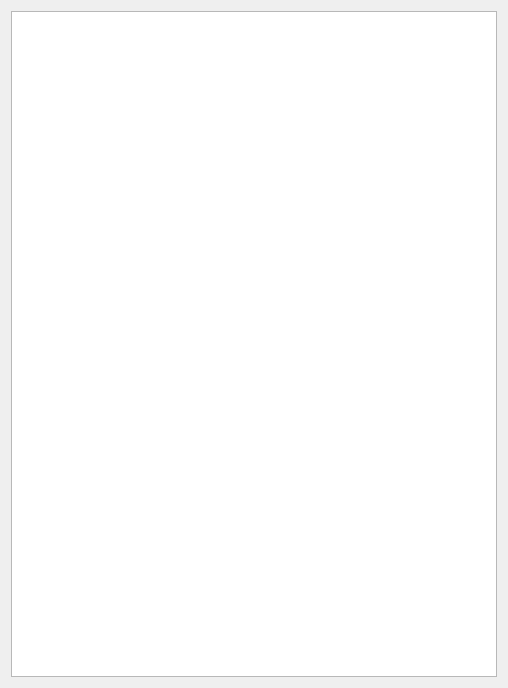
<?xml version="1.0" encoding="UTF-8"?>
<ui version="4.0">
 <class>DocumentationDialog</class>
 <widget class="QDialog" name="DocumentationDialog">
  <property name="geometry">
   <rect>
    <x>0</x>
    <y>0</y>
    <width>508</width>
    <height>688</height>
   </rect>
  </property>
  <property name="windowTitle">
   <string>Documentation</string>
  </property>
  <layout class="QVBoxLayout" name="verticalLayout">
   <item>
    <widget class="QTextBrowser" name="textBrowser">
     <property name="textInteractionFlags">
      <set>Qt::TextBrowserInteraction</set>
     </property>
     <property name="openExternalLinks">
      <bool>true</bool>
     </property>
     <property name="openLinks">
      <bool>true</bool>
     </property>
    </widget>
   </item>
  </layout>
 </widget>
 <resources>
  <include location="resources.qrc"/>
 </resources>
 <connections/>
</ui>
